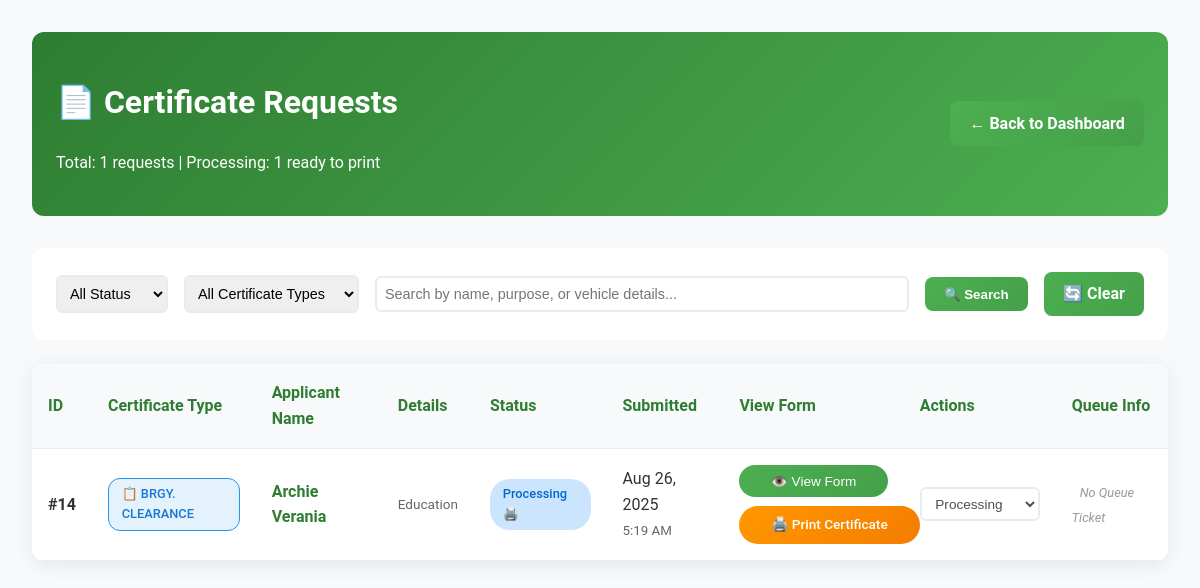
/admin/view-certificate-requests.php (signed in), run on an earlier commit of the app's database.
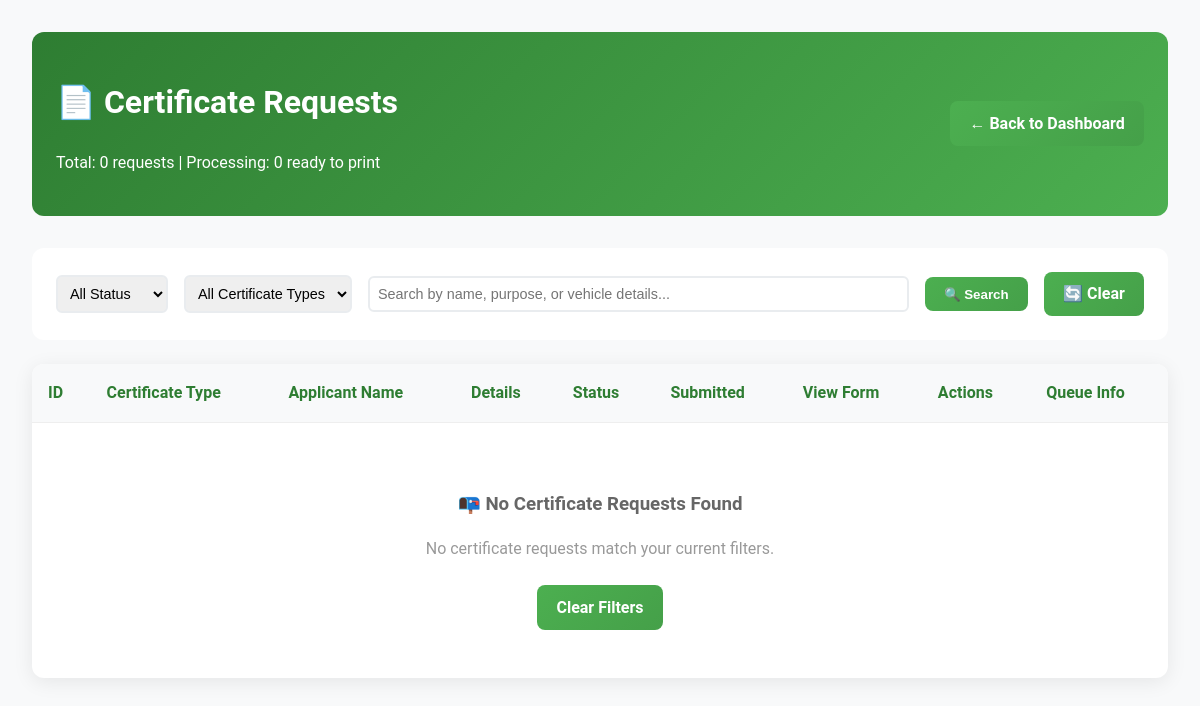
And on a later commit of the database.
### tables this page shows
CREATE TABLE `certificate_requests` (
  `id` int(11) NOT NULL,
  `full_name` varchar(255) NOT NULL,
  `address` varchar(500) NOT NULL,
  `mobile_number` varchar(20) DEFAULT NULL,
  `civil_status` varchar(50) DEFAULT NULL,
  `gender` varchar(20) DEFAULT NULL,
  `birth_date` date NOT NULL,
  `birth_place` varchar(255) NOT NULL,
  `citizenship` varchar(100) DEFAULT NULL,
  `years_of_residence` int(11) DEFAULT NULL,
  `certificate_type` varchar(100) NOT NULL,
  `purpose` text NOT NULL,
  `vehicle_make_type` varchar(255) DEFAULT NULL,
  `motor_no` varchar(100) DEFAULT NULL,
  `chassis_no` varchar(100) DEFAULT NULL,
  `plate_no` varchar(50) DEFAULT NULL,
  `vehicle_color` varchar(50) DEFAULT NULL,
  `year_model` int(4) DEFAULT NULL,
  `body_no` varchar(100) DEFAULT NULL,
  `operator_license` varchar(100) DEFAULT NULL,
  `submitted_at` timestamp NOT NULL DEFAULT current_timestamp(),
  `status` enum('pending','processing','ready','released') DEFAULT 'pending',
  `queue_ticket_id` int(11) DEFAULT NULL,
  `queue_ticket_number` varchar(20) DEFAULT NULL
);

### admin/view-certificate-requests.php (the view, shortened to what the changed rows need)
<?php
include '../includes/db_connect.php';
$page = max(1, (int)($_GET['page'] ?? 1));
$per_page = 10;
$offset = ($page - 1) * $per_page;
$where_conditions = [];
$params = [];
$where_clause = $where_conditions ? "WHERE " . implode(" AND ", $where_conditions) : "";
$count_sql = "SELECT COUNT(*) FROM certificate_requests cr $where_clause";
$count_stmt = $pdo->prepare($count_sql);
$count_stmt->execute($params);
$total_records = $count_stmt->fetchColumn();
$sql = "SELECT cr.*,
        CASE
            WHEN cr.certificate_type = 'TRICYCLE PERMIT' THEN
                CONCAT(cr.vehicle_make_type, ' - ', cr.plate_no)
            ELSE cr.purpose
        END as display_info,
        qt.ticket_number as queue_ticket,
        qt.status as queue_status
        FROM certificate_requests cr
        LEFT JOIN queue_tickets qt ON cr.queue_ticket_id = qt.id
        $where_clause ORDER BY cr.submitted_at DESC LIMIT $per_page OFFSET $offset";
$stmt = $pdo->prepare($sql);
$stmt->execute($params);
$requests = $stmt->fetchAll();
function getPrintUrl($certificate_type, $id) {
    $certificate_type = strtoupper(trim($certificate_type));
    $print_urls = [
        'BRGY. INDIGENCY' => '../pages/print-indigency.php',
        'INDIGENCY' => '../pages/print-indigency.php',
        'BRGY. CLEARANCE' => '../pages/print-barangay-clearance.php',
        'BARANGAY CLEARANCE' => '../pages/print-barangay-clearance.php',
        'CLEARANCE' => '../pages/print-barangay-clearance.php',
        'CERTIFICATION OF RESIDENCY' => '../pages/print-residency.php',
        'RESIDENCY' => '../pages/print-residency.php',
        'PROOF OF RESIDENCY' => '../pages/print-residency.php',
        'TRICYCLE PERMIT' => '../pages/print-tricycle-permit.php',
        'CEDULA' => '../pages/print-tricycle-permit.php',
        'CERTIFICATE OF RESIDENCY' => '../pages/print-residency.php',
        'RESIDENCY CERTIFICATE' => '../pages/print-residency.php',
        'BARANGAY CERTIFICATE' => '../pages/print-barangay-clearance.php',
        'CERTIFICATE' => '../pages/print-generic-certificate.php',
        'CLEARANCE CERTIFICATE' => '../pages/print-barangay-clearance.php'
    ];
    return isset($print_urls[$certificate_type]) ? $print_urls[$certificate_type] . '?id=' . $id : null;
}
function getCertificateTypeDisplay($certificate_type) {
    $certificate_type = strtoupper(trim($certificate_type));
    $displays = [
        'BRGY. INDIGENCY' => ['icon' => '🏠', 'class' => 'cert-indigency'],
        'BRGY. CLEARANCE' => ['icon' => '📋', 'class' => 'cert-clearance'],
        'PROOF OF RESIDENCY' => ['icon' => '🏡', 'class' => 'cert-residency'],
        'TRICYCLE PERMIT' => ['icon' => '🛺', 'class' => 'cert-tricycle']
    ];
    return $displays[$certificate_type] ?? ['icon' => '📄', 'class' => 'cert-default'];
}
function getRequestDetails($request) {
    return htmlspecialchars(substr($request['purpose'], 0, 50)) . (strlen($request['purpose']) > 50 ? '...' : '');
}
?>
<!DOCTYPE html>
<html lang="en">
<head>
    <link rel="stylesheet" href="../css/styles.css">
</head>
<body>
    <div class="admin-container">
        <div class="admin-header">
            <div>
                <h1>📄 Certificate Requests</h1>
                <p>Total: <?php echo $total_records; ?> requests | Processing: <?php echo count(array_filter($requests, fn($r) => $r['status'] === 'processing')); ?> ready to print</p>
            </div>
        </div>
        <div class="admin-table">
            <table>
                <thead>
                    <tr>
                        <th>ID</th>
                        <th>Certificate Type</th>
                        <th>Applicant Name</th>
                        <th>Details</th>
                        <th>Status</th>
                        <th>Submitted</th>
                        <th>View Form</th>
                        <th>Actions</th>
                        <th>Queue Info</th>
                    </tr>
                </thead>
                <tbody>
                    <?php foreach ($requests as $req): ?>
                    <?php $certDisplay = getCertificateTypeDisplay($req['certificate_type']); ?>
                    <tr>
                        <td><strong>#<?php echo $req['id']; ?></strong></td>
                        <td>
                            <span class="cert-type <?php echo $certDisplay['class']; ?>">
                                <?php echo $certDisplay['icon']; ?>
                                <?php echo htmlspecialchars($req['certificate_type']); ?>
                            </span>
                        </td>
                        <td>
                            <div class="applicant-name">
                                <?php echo htmlspecialchars($req['full_name']); ?>
                            </div>
                        </td>
                        <td>
                            <div class="request-details">
                                <?php if ($req['certificate_type'] === 'TRICYCLE PERMIT'): ?>
                                    <div class="tricycle-details">
                                        <?php echo getRequestDetails($req); ?>
                                    </div>
                                <?php else: ?>
                                    <?php echo getRequestDetails($req); ?>
                                <?php endif; ?>
                            </div>
                        </td>
                        <td>
                            <span class="status-badge status-<?php echo $req['status']; ?> <?php echo $req['status'] === 'processing' ? 'print-available' : ''; ?>">
                                <?php echo ucfirst($req['status']); ?>
                                <?php if ($req['status'] === 'released'): ?>
                                    🔒
                                <?php elseif ($req['status'] === 'processing'): ?>
                                    🖨️
                                <?php endif; ?>
                            </span>
                        </td>
                        <td>
                            <div><?php echo date('M j, Y', strtotime($req['submitted_at'])); ?></div>
                            <small style="color: #666;"><?php echo date('g:i A', strtotime($req['submitted_at'])); ?></small>
                        </td>
                        <td>
                            <div class="action-buttons">
                                <button onclick="viewFormDetails(<?php echo $req['id']; ?>)" class="view-form-btn">
                                    👁️ View Form
                                </button>
                                <?php
                                if ($req['status'] === 'processing') {
                                    $print_url = getPrintUrl($req['certificate_type'], $req['id']);
                                    if ($print_url):
                                ?>
                                <a href="<?php echo $print_url; ?>" target="_blank" class="print-cert-btn">
                                    🖨️ Print <?php echo $req['certificate_type'] === 'TRICYCLE PERMIT' ? 'Permit' : 'Certificate'; ?>
                                </a>
                                <?php else: ?>
                                <a href="../pages/print-generic-certificate.php?id=<?php echo $req['id']; ?>" target="_blank" class="print-cert-btn">
                                    🖨️ Print Certificate
                                </a>
                                <?php
                                    endif;
                                }
                                ?>
                            </div>
                        </td>
                        <td>
                            <?php if ($req['status'] !== 'released'): ?>
                            <form method="POST" style="margin: 0;">
                                <select name="status" class="action-select" onchange="this.form.submit()">
                                    <option value="processing" <?php echo $req['status'] === 'processing' ? 'selected' : ''; ?>>Processing</option>
                                </select>
                            </form>
                            <?php else: ?>
                            <div class="action-select status-locked">
                                Released (Locked)
                            </div>
                            <?php endif; ?>
                        </td>
                        <td>
                            <?php if ($req['queue_ticket']): ?>
                                <div class="queue-info">
                                    <span class="queue-ticket"><?php echo htmlspecialchars($req['queue_ticket']); ?></span>
                                    <span class="queue-status status-<?php echo $req['queue_status']; ?>">
                                        <?php echo ucfirst($req['queue_status']); ?>
                                    </span>
                                    <?php
                                    $cert_status = $req['status'];
                                    $queue_status = $req['queue_status'];
                                    $is_synced = (
                                        ($cert_status === 'pending' && $queue_status === 'waiting') ||
                                        ($cert_status === 'processing' && $queue_status === 'serving') ||
                                        ($cert_status === 'ready' && $queue_status === 'serving') ||
                                        ($cert_status === 'released' && $queue_status === 'completed')
                                    );
                                    ?>
                                    <?php if ($is_synced): ?>
                                        <div class="queue-sync-indicator">
                                            ✓ Synchronized
                                        </div>
                                    <?php else: ?>
                                        <div class="queue-sync-indicator" style="color: #ffc107;">
                                            ⚠ Needs sync
                                        </div>
                                    <?php endif; ?>
                                </div>
                            <?php else: ?>
                                <span class="no-queue">No Queue Ticket</span>
                            <?php endif; ?>
                        </td>
                    </tr>
                    <?php endforeach; ?>
                </tbody>
            </table>
            <?php if (empty($requests)): ?>
            <div style="text-align: center; padding: 3rem;">
                <h3 style="color: #666; margin-bottom: 1rem;">📭 No Certificate Requests Found</h3>
                <p style="color: #999; margin-bottom: 1.5rem;">No certificate requests match your current filters.</p>
                <a href="view-certificate-requests.php" class="admin-btn">Clear Filters</a>
            </div>
            <?php endif; ?>
        </div>
    </div>
</body>
</html>

What changed in the data, as far as the page shows it:
removed certificate_requests: status "1", id "14", certificate_type "📋", certificate_type "BRGY. CLEARANCE", full_name "Archie Verania", purpose "Education", status "Processing", submitted_at "Aug 26, 2025", submitted_at "5:19 AM", shows "Certificate"
Also different on the page:
$total_records: "1" → "0"
text now shown: "0 📭 No Certificate Requests Found No certificate requests match your current filters. Clear Filters"
